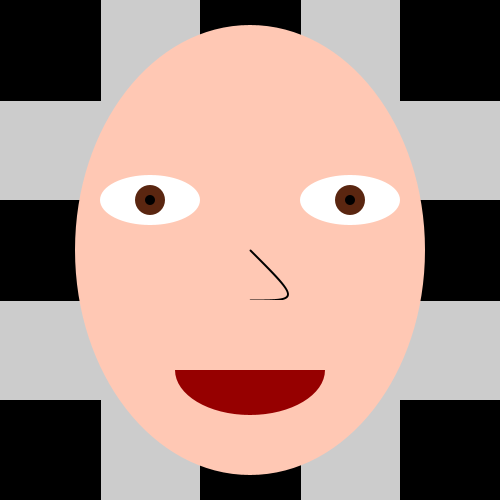
Frame 1 (no input)
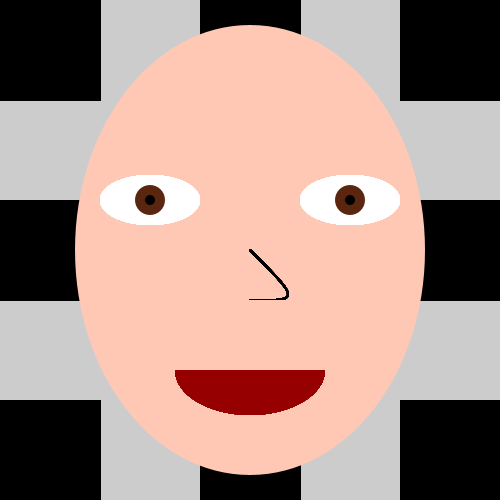
Frame 60 (the mouse pressed at the canvas centre just before this capture)
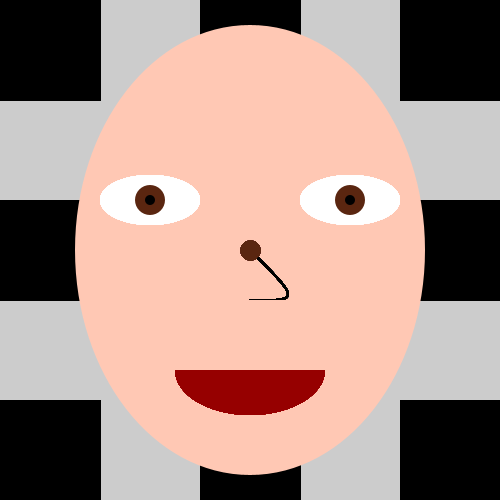
Frame 120 (the mouse held since frame 60 and released just before this capture)

The Processing sketch that drew these frames (run headless with seeded random() and noise(); from frame 60 on, the mouse is pressed at the canvas centre):

// Processing sketch: processing_7690
// ── processing_7690.pde

/*  
 Emotional 
 by Clea Stone
 CMSC 117
 2/17/10
  
 Use the Arrow keys (UP, DOWN, RIGHT, LEFT) to change my expresion.
 Press and hold the mouse to draw hair.
 
 */ 

void setup ()
{
  size(500,500);
  smooth();
  
  //background 
  for (int x = 0; x < 500; x = x + 200) 
  { 
    for (int y = 0; y < 500; y = y + 200) 
    { 
      fill(0); 
      rect(x, y, 100,100); 
    } 
  }

  // face
  noStroke();
  fill(255, 200, 180);
  ellipse(250,250,350,450);

}

void draw()
{

  //nose
  noFill();
  stroke(0);
  strokeWeight(2); 
  bezier(250, 250, 300, 300, 300, 300, 250, 300);

  //eyes
  fill(255);
  noStroke();
  ellipse(150,200, 100,50);
  ellipse(350,200, 100,50);

  //eye color
  fill(90, 38, 16);
  ellipse(150,200,30,30);
  ellipse(350,200,30,30);

  //pupils
  fill(0);
  ellipse(150,200,10,10);
  ellipse(350,200,10,10);

  //smile
  fill(150,0,0);
  ellipse(250,370,150,90);
  fill(255, 200, 180);
  rect(175,300,180,70);

  if (key == CODED) 
  {

    //left wink
    if (keyCode == LEFT) 
    {  
      stroke(255, 200, 180);
      fill(255, 200, 180);
      ellipse(150,200, 100,50);
      ellipse(150,200,30,30);
      stroke(0);
      strokeWeight(4);
      line(102,200,198,200);
      noStroke();
    }

    //right wink
    if (keyCode == RIGHT)
    {
      stroke(255, 200, 180);
      fill(255, 200, 180);
      ellipse(350,200, 100,50);
      ellipse(350,200,30,30);
      stroke(0);
      strokeWeight(4);
      line(302,200,398,200);
      noStroke();
    }

    // both wink
    if (keyCode == UP) 
    {
      stroke(255, 200, 180);
      fill(255, 200, 180);
      ellipse(350,200,100,50);
      ellipse(350,200,30,30);
      stroke(0);
      strokeWeight(4);
      line(302,200,398,200);
      noStroke();

      stroke(255, 200, 180);
      fill(255, 200, 180);
      ellipse(150,200,100,50);
      ellipse(150,200,30,30);
      stroke(0);
      strokeWeight(4);
      line(102,200,198,200);
      noStroke();
    }

    //unhappy
    if (keyCode == DOWN) 
    {
      stroke(255, 200, 180);
      fill(255, 200, 180);
      ellipse(250,370,150,90);
      stroke(150,0,0);
      strokeWeight(7);
      line(178,370,322,370);
      noStroke();
      stroke(0);
      strokeWeight(7);
      line(120,120,200,170);
      line(300,170,380,120);
    }
    else 
    {
      stroke(255, 200, 180);
      strokeWeight(7);
      line(120,120,200,170);
      line(300,170,380,120);
    }   
    
  }
    
    // draw hair
    if (mousePressed)
    {
      strokeWeight(20); 
      stroke(90, 38, 16); 
      point(mouseX,mouseY);
    }
 
}
